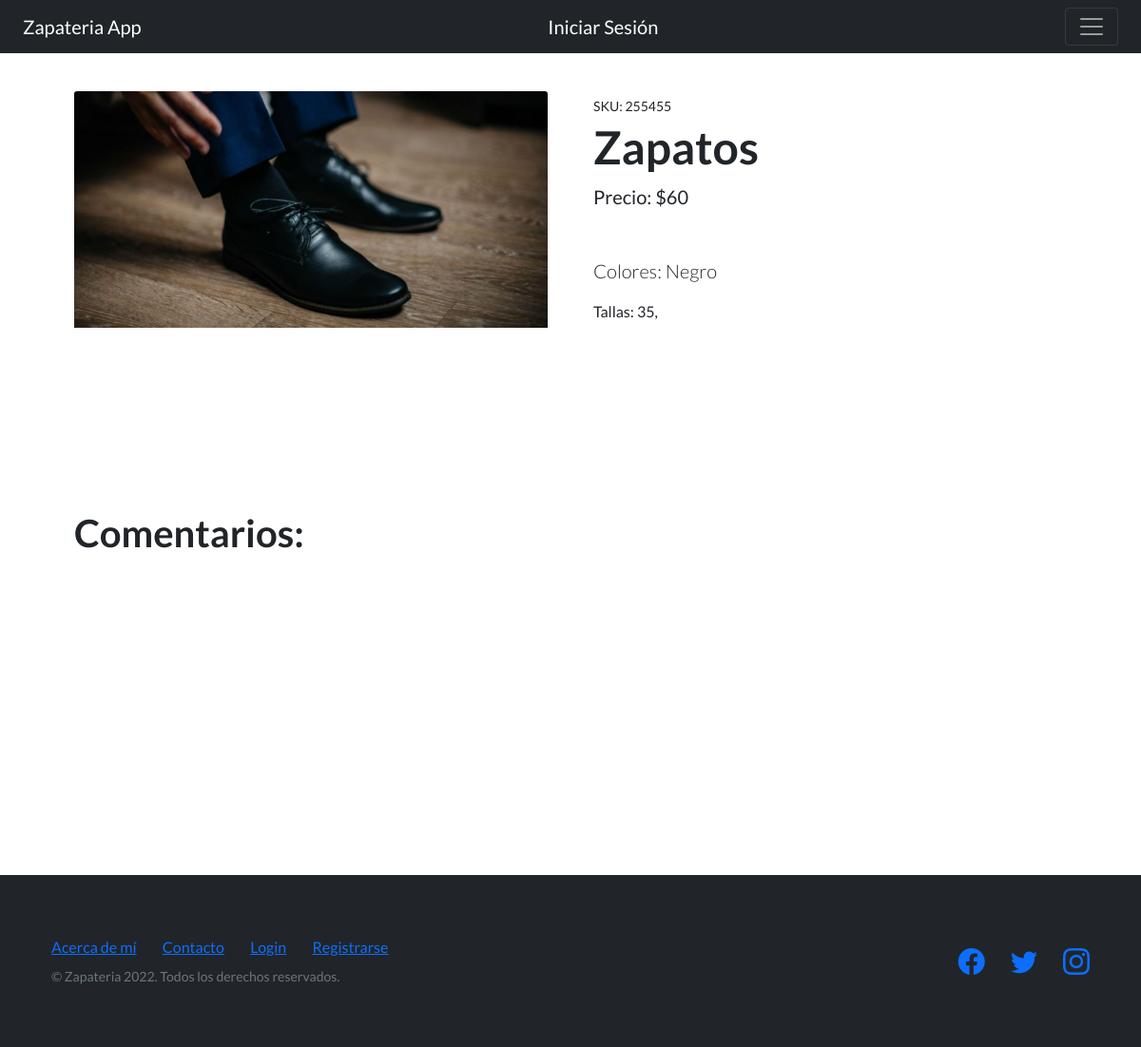
The page /vista-detalle-articulo/6 on the database as committed earlier.
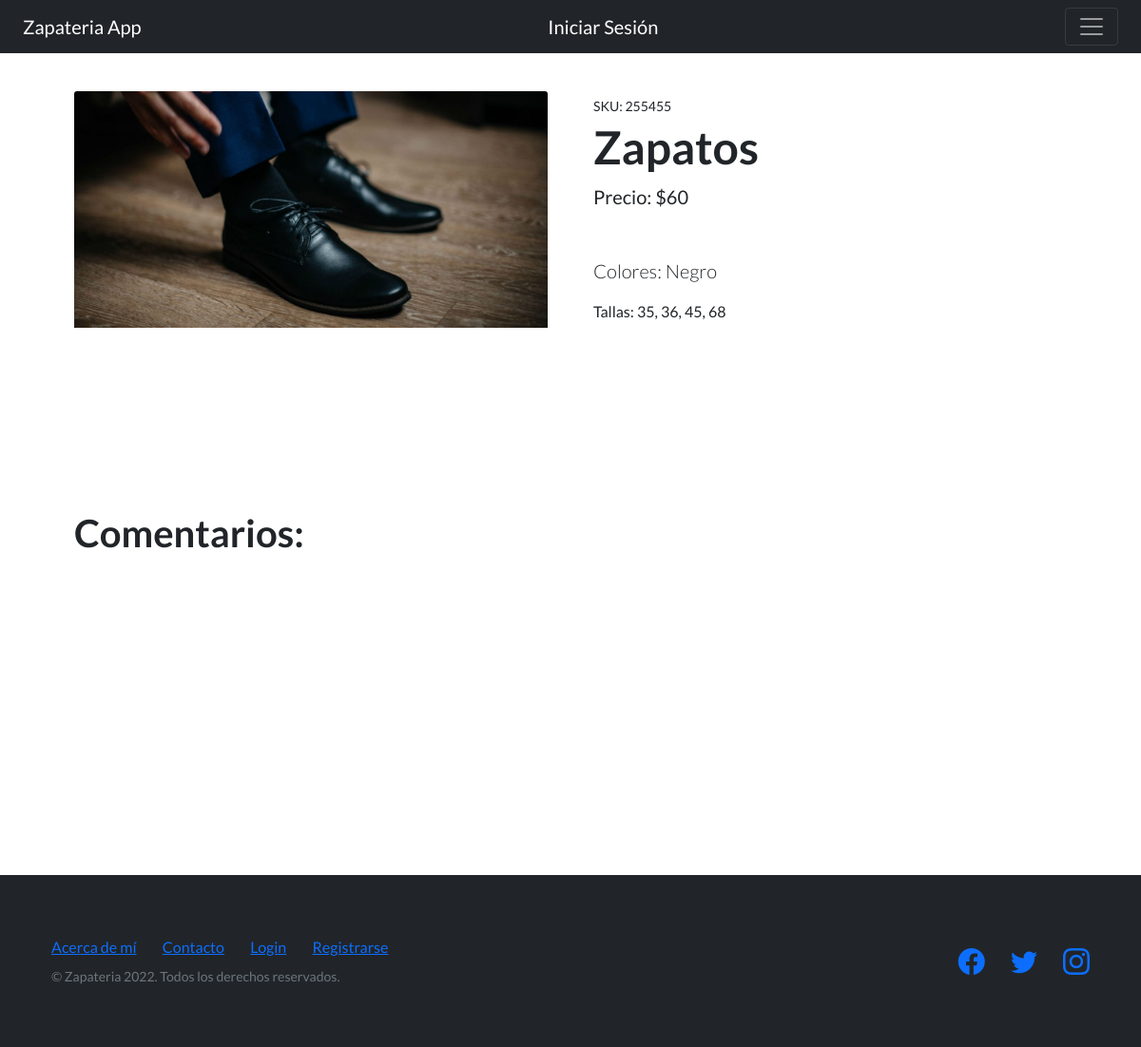
The same page on the database as committed later.
### AppProyectoFinalPython/models.py (models this page shows, shortened)
class Articulo(models.Model):
    CodigoArticulo = models.CharField(max_length=8)
    Descripcion = models.CharField(max_length=30)
    Color = models.CharField(max_length=30)
    Talle = models.CharField(max_length=20)
    Precio = models.CharField(max_length=20)
    CodigoBarra = models.CharField(max_length=30)
    imagen = models.ImageField(upload_to='articulos', blank=True, null=True)

### AppCatalogoArticulos/views.py (the view)
# urls.py: path('vista-detalle-articulo/<int:id>', detalleArticulo, name="VistaDetalleArticulo"),
def detalleArticulo(request, id):
    articulo = Articulo.objects.get(id=id)
    return render(request, "detalle-articulo.html", {"Articulo": articulo, "id": articulo.id})

### AppCatalogoArticulos/Templates/detalle-articulo.html
{% extends 'navBar.html'%}
{% load static %}
{% block blockDinamico %}
 <section class="py-5">
    <div class="container px-4 px-lg-5 my-5">
        <div class="row gx-4 gx-lg-5 align-items-center">
            <div class="col-md-6"><img class="card-img-top mb-5 mb-md-0" src="{{Articulo.imagen.url}}" alt="..." /></div>
            <div class="col-md-6">
                <div class="small mb-1">SKU: {{Articulo.CodigoArticulo}}</div>
                <h1 class="display-5 fw-bolder">{{Articulo.Descripcion}}</h1>
                <div class="fs-5 mb-5">
                    <span>Precio: ${{Articulo.Precio}}</span>
                </div>
                <p class="lead">Colores: {{Articulo.Color}}</p>
                <div class="d-flex">
                    <span>Tallas: {{Articulo.Talle}}</span>
                </div>
            </div>
        </div>
    </div>
</section>
<section class="py-5">
    <div class="container px-4 px-lg-5 my-5">
        <h1>Comentarios:</h1>
    </div>
</section>
<br>
<br>
<br>
<br>
<br>
<br>
<br>
<br>
<br>
<br>
{% endblock blockDinamico %}

### AppProyectoFinalPython/templates/navBar.html (shortened to what this page needs)
<!DOCTYPE html>
<html lang="en">
    <head>
        {% load static %}
        <link href="https://cdn.jsdelivr.net/npm/bootstrap-icons@1.5.0/font/bootstrap-icons.css" rel="stylesheet" type="text/css" />
        <link href="https://cdn.jsdelivr.net/npm/bootstrap@5.2.0/dist/css/bootstrap.min.css" rel="stylesheet"
>
        <link href="{% static 'css/styles.css' %}" rel="stylesheet" />
    </head>
    <body>
        <nav class="navbar navbar-dark bg-dark fixed-top">
            <div class="container-fluid">
              <a class="navbar-brand" href="{% url 'Inicio' %}">Zapateria App</a>
              {% if user.is_authenticated %}
              {% if url %}
                  <img src="{{url}}" height="35px" alt="avatar">
              {% endif %}
              <a class="navbar-brand" href="{% url 'Inicio' %}">Usuario: {{user.username}}</a>
              <a class="navbar-brand" href="{% url 'Logout' %}">Cerrar Sesión</a>
              {% else %}
                <a class="navbar-brand" href="{% url 'Login' %}">Iniciar Sesión</a>
              {% endif %}
              <button class="navbar-toggler" type="button" data-bs-toggle="offcanvas" data-bs-target="#offcanvasDarkNavbar" aria-controls="offcanvasDarkNavbar">
                <span class="navbar-toggler-icon"></span>
              </button>
            </div>
          </nav>
          {% block blockDinamico %}
          {% endblock blockDinamico %}
          <footer class="footer bg-dark">
            <div class="container">
                <div class="row">
                    <div class="col-lg-6 h-100 text-center text-lg-start my-auto">
                        <ul class="list-inline mb-2">
                            <li class="list-inline-item"><a href="{% url 'AcercaDeMi' %}">Acerca de mí</a></li>
                            <li class="list-inline-item">⋅</li>
                            <li class="list-inline-item"><a href="{% url 'Contacto' %}">Contacto</a></li>
                            {% if not user.is_authenticated %}
                            <li class="list-inline-item">⋅</li>
                            <li class="list-inline-item"><a href="{% url 'Login' %}">Login</a></li>
                            {% endif %}
                            <li class="list-inline-item">⋅</li>
                            <li class="list-inline-item"><a href="#!">Registrarse</a></li>
                            <li class="list-inline-item">⋅</li>
                        </ul>
                        <p class="text-muted small mb-4 mb-lg-0">&copy; Zapateria 2022. Todos los derechos reservados.</p>
                    </div>
                    <div class="col-lg-6 h-100 text-center text-lg-end my-auto">
                        <ul class="list-inline mb-0">
                            <li class="list-inline-item me-4">
                                <a href="#!"><i class="bi-facebook fs-3"></i></a>
                            </li>
                            <li class="list-inline-item me-4">
                                <a href="#!"><i class="bi-twitter fs-3"></i></a>
                            </li>
                            <li class="list-inline-item">
                                <a href="#!"><i class="bi-instagram fs-3"></i></a>
                            </li>
                        </ul>
                    </div>
                </div>
            </div>
        </footer>
    </body>
</html>

Rows that differ between the two databases and show on the page:
changed Articulo "Zapatos": Talle "35," → "35, 36, 45, 68"
